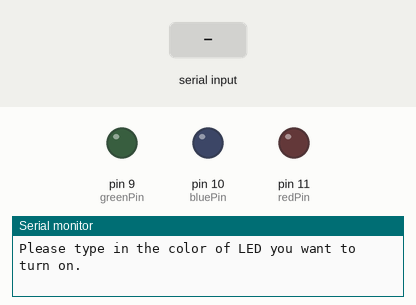
Recording of a sketch running on a simulated Arduino Uno, built with avr-gcc and run on an emulated ATmega328P. On the bench: output pins drawn as LEDs (lit = HIGH), the last lines printed to the serial monitor. The inputs (shaded band) are chosen by the test bench.

Above: at 1.2 s.
1.3 s: "1\n" received over Serial
At 1.7 s:
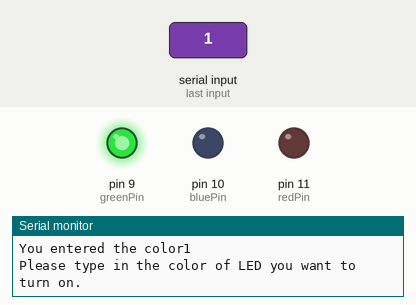
2.8 s: "2\n" received over Serial
At 4.0 s:
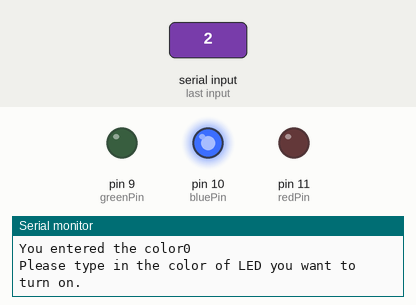
4.3 s: "3\n" received over Serial
At 5.2 s:
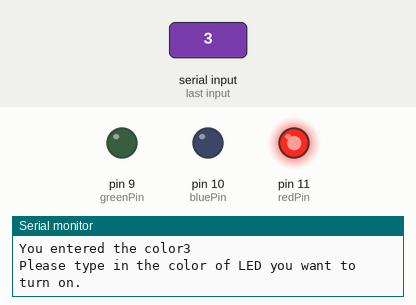
Timing chart, 0 to 7.3 s (numbered marks = the images above; inputs shaded):
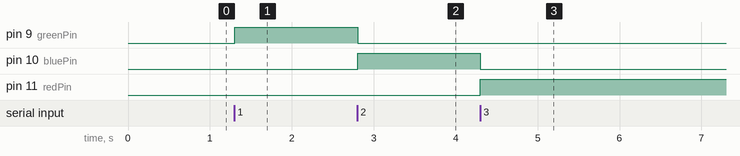

The sketch:

Arduino_Tutorial_19_Reading_Strings_from_the_Serial_Monitor.ino
```cpp
int greenPin = 9;
int bluePin = 10;
int redPin = 11;

int userInputColor;
String question = "Please type in the color of LED you want to turn on.";
String response = "You entered the color";


void setup() {
  Serial.begin(9600);
  pinMode(greenPin, OUTPUT);
  pinMode(redPin, OUTPUT);
  pinMode(bluePin, OUTPUT);
}

void loop() {
  // put your main code here, to run repeatedly:
  // Ask, Wait, Read
  Serial.println(question);
  while(Serial.available() == 0)
  {

  }
  userInputColor = Serial.parseInt();
  Serial.println(response +  userInputColor);
  if(userInputColor == 1)
  {
    digitalWrite(greenPin, HIGH);
    digitalWrite(redPin, LOW);
    digitalWrite(bluePin, LOW);
  }
  else if(userInputColor == 2)
  {
    digitalWrite(bluePin, HIGH);
    digitalWrite(greenPin, LOW);
    digitalWrite(redPin, LOW);
  }
  else if(userInputColor == 3)
  {
    digitalWrite(redPin, HIGH);
    digitalWrite(greenPin, LOW);
    digitalWrite(bluePin, LOW);
  }
  // else
  // {
  //   digitalWrite(redPin, HIGH);
  //   digitalWrite(greenPin, HIGH);
  //   digitalWrite(bluePin, HIGH);
  // }

}
```

Measured:
- after the input at 1.3 s, pin 9 (greenPin): LOW → HIGH at once
- after the input at 2.8 s, pin 9 (greenPin): HIGH → LOW at once; pin 10 (bluePin): LOW → HIGH at once
- after the input at 4.3 s, pin 10 (bluePin): HIGH → LOW at once; pin 11 (redPin): LOW → HIGH at once
